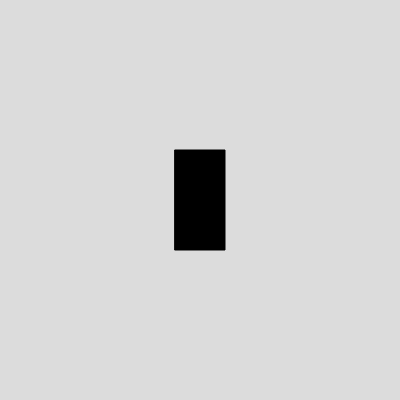
Frame 1 (no input)
Frame 60 (no input): identical to frame 1, image omitted
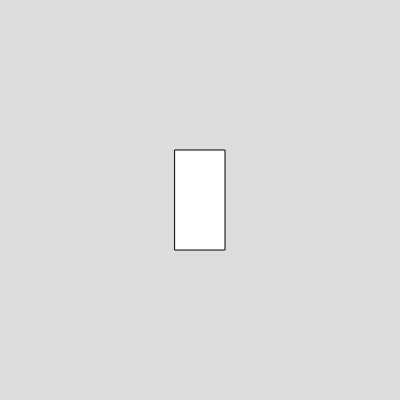
Frame 120 (the mouse pressed at the canvas centre since frame 60)

The p5.js sketch that drew these frames (run headless with seeded random() and noise() and a simulated clock; from frame 60 on, the mouse is pressed at the canvas centre):

// p5.js sketch
// ── sketch.js
let button;

// let button2;

function setup() {
  createCanvas(400, 400);

  button = new Button(200, 200, 50, 100);

  // button2 = new Button(100, 300, 50, 50);
}

function draw() {
  background(220);

  button.show();
  button.rollover(mouseX, mouseY);

  // button2.show();
  // button2.rollover(mouseX, mouseY);
}

class Button {
  constructor(tempX, tempY, tempW, tempH) {
    this.x = tempX;
    this.y = tempY;
    this.w = tempW;
    this.h = tempH;
    this.color = 0;
  }

  rollover(px, py) {
    let d = dist(this.x, this.y, px, py);

    if (
      px > this.x - this.w / 2 &&
      px < this.x + this.w / 2 &&
      py > this.y - this.h / 2 &&
      py < this.y + this.h / 2
    ) {
      this.color = 255;
    } else {
      this.color = 0;
    }
  }

  show() {
    fill(this.color);
    rectMode(CENTER);
    rect(this.x, this.y, this.w, this.h);
  }
}
